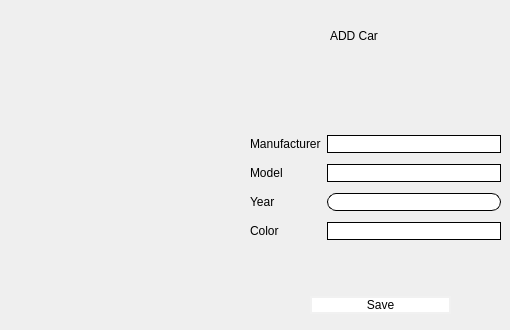
      <widget class="QWidget" name="addCar">
       <widget class="QLabel" name="label_16">
        <property name="geometry">
         <rect>
          <x>330</x>
          <y>20</y>
          <width>111</width>
          <height>31</height>
         </rect>
        </property>
        <property name="styleSheet">
         <string notr="true">font: 900 18pt &quot;Segoe UI Black&quot;;
color:black;</string>
        </property>
        <property name="text">
         <string>ADD Car</string>
        </property>
       </widget>
       <widget class="QWidget" name="gridLayoutWidget_4">
        <property name="geometry">
         <rect>
          <x>250</x>
          <y>130</y>
          <width>251</width>
          <height>116</height>
         </rect>
        </property>
        <layout class="QGridLayout" name="gridLayout_4">
         <item row="0" column="0">
          <widget class="QLabel" name="label_17">
           <property name="text">
            <string>Manufacturer</string>
           </property>
          </widget>
         </item>
         <item row="3" column="0">
          <widget class="QLabel" name="label_18">
           <property name="text">
            <string>Color</string>
           </property>
          </widget>
         </item>
         <item row="1" column="0">
          <widget class="QLabel" name="label_19">
           <property name="text">
            <string>Model</string>
           </property>
          </widget>
         </item>
         <item row="2" column="0">
          <widget class="QLabel" name="label_20">
           <property name="text">
            <string>Year</string>
           </property>
          </widget>
         </item>
         <item row="1" column="1">
          <widget class="QLineEdit" name="addModelInput">
           <property name="styleSheet">
            <string notr="true">border-style: solid;
border-width: 1px;
border-radius: 10px;</string>
           </property>
          </widget>
         </item>
         <item row="2" column="1">
          <widget class="QLineEdit" name="addYearInput">
           <property name="styleSheet">
            <string notr="true">border-style: solid;
border-width: 1px;
border-radius: 9px;</string>
           </property>
          </widget>
         </item>
         <item row="0" column="1">
          <widget class="QLineEdit" name="addManufactorInput">
           <property name="styleSheet">
            <string notr="true">border-style: solid;
border-width: 1px;
border-radius: 10px;</string>
           </property>
          </widget>
         </item>
         <item row="3" column="1">
          <widget class="QLineEdit" name="addColorInput">
           <property name="styleSheet">
            <string notr="true">border-style: solid;
border-width: 1px;
border-radius: 10px;</string>
           </property>
          </widget>
         </item>
        </layout>
       </widget>
       <widget class="QWidget" name="horizontalLayoutWidget_3">
        <property name="geometry">
         <rect>
          <x>310</x>
          <y>290</y>
          <width>141</width>
          <height>31</height>
         </rect>
        </property>
        <layout class="QHBoxLayout" name="horizontalLayout_3">
         <item>
          <widget class="QPushButton" name="saveAddCarBtn">
           <property name="styleSheet">
            <string notr="true">
.QPushButton{
background-color: rgb(255, 255, 255);
border: 2px solid #f1f1f1;
color:black;
border-radius:10px;
}

.QPushButton::hover{
color: black;
	background-color: rgb(162, 162, 162);
border: 2px solid #f1f1f1;
border-radius:10px;
}</string>
           </property>
           <property name="text">
            <string>Save</string>
           </property>
          </widget>
         </item>
        </layout>
       </widget>
      </widget>
